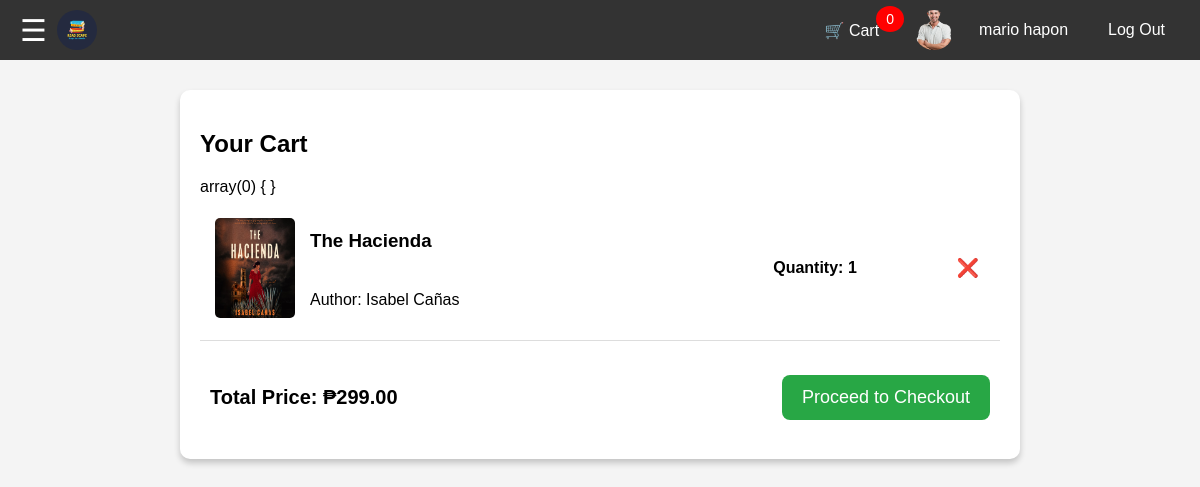
Before: /cart.php (signed in) with the older database file.
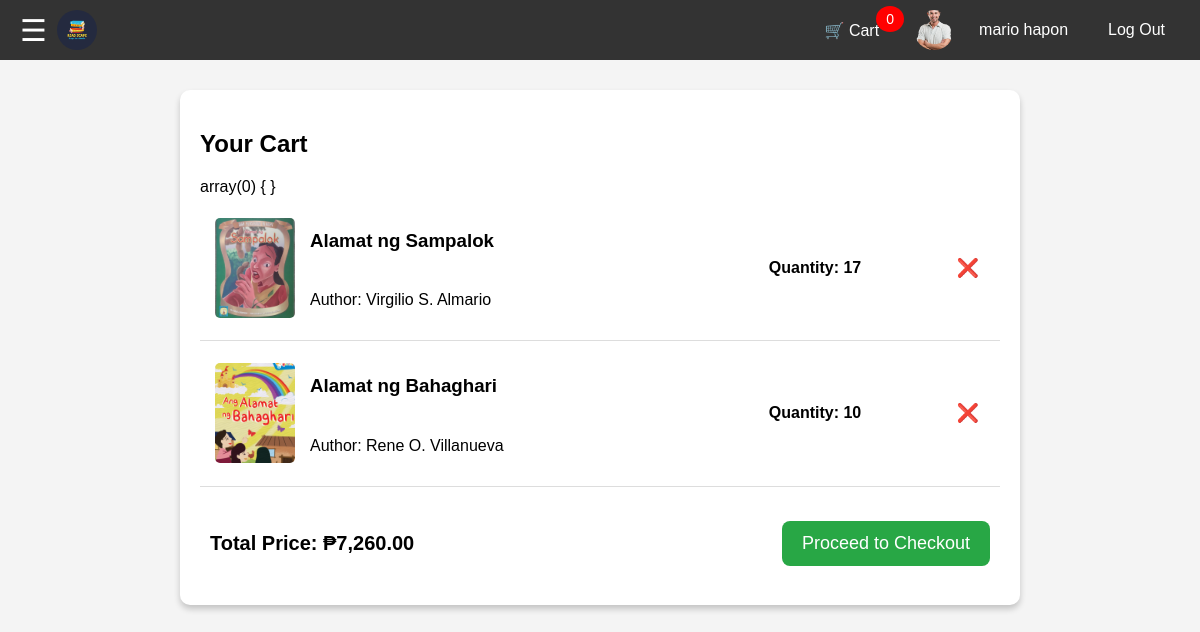
After: the same page with the newer database file.
### tables this page shows
CREATE TABLE `users` (
  `id` int(11) NOT NULL,
  `fname` varchar(50) NOT NULL,
  `lname` varchar(50) NOT NULL,
  `email` varchar(100) NOT NULL,
  `pass` varchar(255) NOT NULL,
  `phone` varchar(15) NOT NULL,
  `address` text NOT NULL,
  `created_at` timestamp NOT NULL DEFAULT current_timestamp(),
  `profile_image` varchar(255) DEFAULT NULL
);

CREATE TABLE `cart` (
  `id` int(11) NOT NULL,
  `user_id` int(11) NOT NULL,
  `isbn` int(11) NOT NULL,
  `quantity` int(11) DEFAULT 1
);

CREATE TABLE `books` (
  `isbn` int(11) NOT NULL,
  `title` varchar(255) NOT NULL,
  `book_image` varchar(255) NOT NULL,
  `author` varchar(255) NOT NULL,
  `copyright` int(11) NOT NULL,
  `qty` int(11) NOT NULL,
  `price` float NOT NULL,
  `total` float NOT NULL
);

### cart.php (the view, shortened to what this page needs)
<?php
$cart = $_SESSION['cart'] ?? [];
@include 'db_connect.php';
$user_id = $_SESSION['id'];
$sql = "SELECT fname, lname, profile_image FROM users WHERE id = ?";
$stmt = mysqli_prepare($conn, $sql);
mysqli_stmt_bind_param($stmt, "i", $user_id);
mysqli_stmt_execute($stmt);
$result = mysqli_stmt_get_result($stmt);
$user = mysqli_fetch_assoc($result);
$fname = htmlspecialchars($user['fname']);
$lname = htmlspecialchars($user['lname']);
$profile_image = htmlspecialchars($user['profile_image']) ?: "uploads/default.jpg";
$user_id = $_SESSION['id'];
$sql = "SELECT books.isbn, books.title, books.book_image, books.price, books.author, cart.quantity, (books.price * cart.quantity) AS total
    FROM cart
    JOIN books ON cart.isbn = books.isbn
    WHERE cart.user_id = ?";
$stmt = mysqli_prepare($conn, $sql);
mysqli_stmt_bind_param($stmt, "i", $user_id);
mysqli_stmt_execute($stmt);
$result = mysqli_stmt_get_result($stmt);
$total_price = 0;
?>
<!DOCTYPE html>
<html lang="en">
<head>
</head>
<body>
    <div class="navbar">
        <span style="font-size:30px;cursor:pointer;color:white;" onclick="openNav()">&#9776; <img src="./images/Readscape.png" alt="logo" class="readscape" width="50px" height="50px"></span>
        <div class="profile-info">
            <a href="cart.php" style="position: relative; color: white; text-decoration: none;">
                🛒 Cart <span id="cart-counter" style="background: red; color: white; border-radius: 50%; padding: 5px 10px; font-size: 14px; position: absolute; top: -5px; right: -10px;">0</span>
            </a>
            <br>
            <img src="<?php echo $profile_image; ?>" alt="Profile Image">
            <a href="profile.php"><?php echo $fname . " " . $lname; ?></a>
            <a href="logout.php">Log Out</a>
        </div>
    </div>
    <div class="cart-container">
        <h2>Your Cart</h2>
        <?php var_dump($cart);
        while ($cart = mysqli_fetch_assoc($result)): ?>
            <div class="cart-item" id="cart-item-<?php echo $cart['isbn']; ?>">
                <div class="cart-left">
                    <img src="images/<?php echo htmlspecialchars($cart['book_image']); ?>" alt="Book">
                    <div class="cart-details">
                        <h3><?php echo htmlspecialchars($cart['title']); ?></h3>
                        <p>Author: <?php echo htmlspecialchars($cart['author'] ?? 'Unknown'); ?></p>
                    </div>
                </div>
                <div class="cart-middle">
                    <p>Quantity: <?php echo htmlspecialchars($cart['quantity']); ?></p>
                </div>
                <div class="cart-right">
                    <button class="remove-btn" onclick="removeFromCart(<?php echo isset($cart['isbn']) ? $cart['isbn'] : '0'; ?>)">❌</button>
                </div>
            </div>
            <?php $total_price += $cart['total']; ?>
        <?php endwhile; ?>
        <div class="cart-footer">
            <h3 class="total-price">Total Price: &#8369;<?php echo number_format((float) $total_price, 2, '.', ','); ?></h3>
            <a href="checkout.php" class="checkout-btn">Proceed to Checkout</a>
        </div>
    </div>
</body>
</html>

### cart.php (style rules this page uses)
body { font-family: Arial, sans-serif; background-color: #f4f4f4; margin: 0; }
.navbar { display: flex; justify-content: space-between; align-items: center; background-color: #333; padding: 10px 20px; }
.navbar a { color: white; text-decoration: none; padding: 10px 15px; }
.profile-info { display: flex; align-items: center; gap: 10px; }
.profile-info img { width: 40px; height: 40px; border-radius: 50%; object-fit: cover; }
span { font-size: 24px; display: flex; align-items: center; gap: 10px; }
.readscape { width: 40px; height: 40px; border-radius: 50%; }
.cart-container { max-width: 800px; margin: 30px auto; background: white; padding: 20px; border-radius: 10px; box-shadow: 0px 4px 6px rgba(0, 0, 0, 0.2); }
.cart-item { display: flex; align-items: center; justify-content: space-between; padding: 15px; border-bottom: 1px solid #ddd; }
.cart-left { display: flex; align-items: center; gap: 15px; flex: 1; }
.cart-left img { width: 80px; height: 100px; object-fit: cover; border-radius: 5px; }
.cart-left .cart-details { display: flex; flex-direction: column; gap: 5px; }
.cart-middle { text-align: center; min-width: 100px; font-size: 16px; font-weight: bold; }
.cart-right { text-align: right; min-width: 120px; }
.checkout-btn { background-color: #28a745; color: white; padding: 12px 20px; font-size: 18px; border: none; border-radius: 8px; cursor: pointer; text-align: center; transition: background 0.3s, transform 0.2s; text-decoration: none; }
.cart-footer { display: flex; justify-content: space-between; align-items: center; margin-top: 15px; padding: 10px; border-top: 0px solid #ddd; }
.total-price { font-size: 20px; font-weight: bold; }
.remove-btn { background: none; border: none; color: red; font-size: 18px; cursor: pointer; transition: color 0.3s ease; }

Changed rows visible on the page:
removed cart: isbn.book_image (picture), isbn.title "The Hacienda", isbn.author "Isabel Cañas", quantity "1"
added cart: isbn.book_image (picture), isbn.title "Alamat ng Sampalok", isbn.author "Virgilio S. Almario", quantity "17"
added cart: isbn.book_image (picture), isbn.title "Alamat ng Bahaghari", isbn.author "Rene O. Villanueva", quantity "10"
Other visible differences:
$total_price: "299.00" → "7,260.00"
